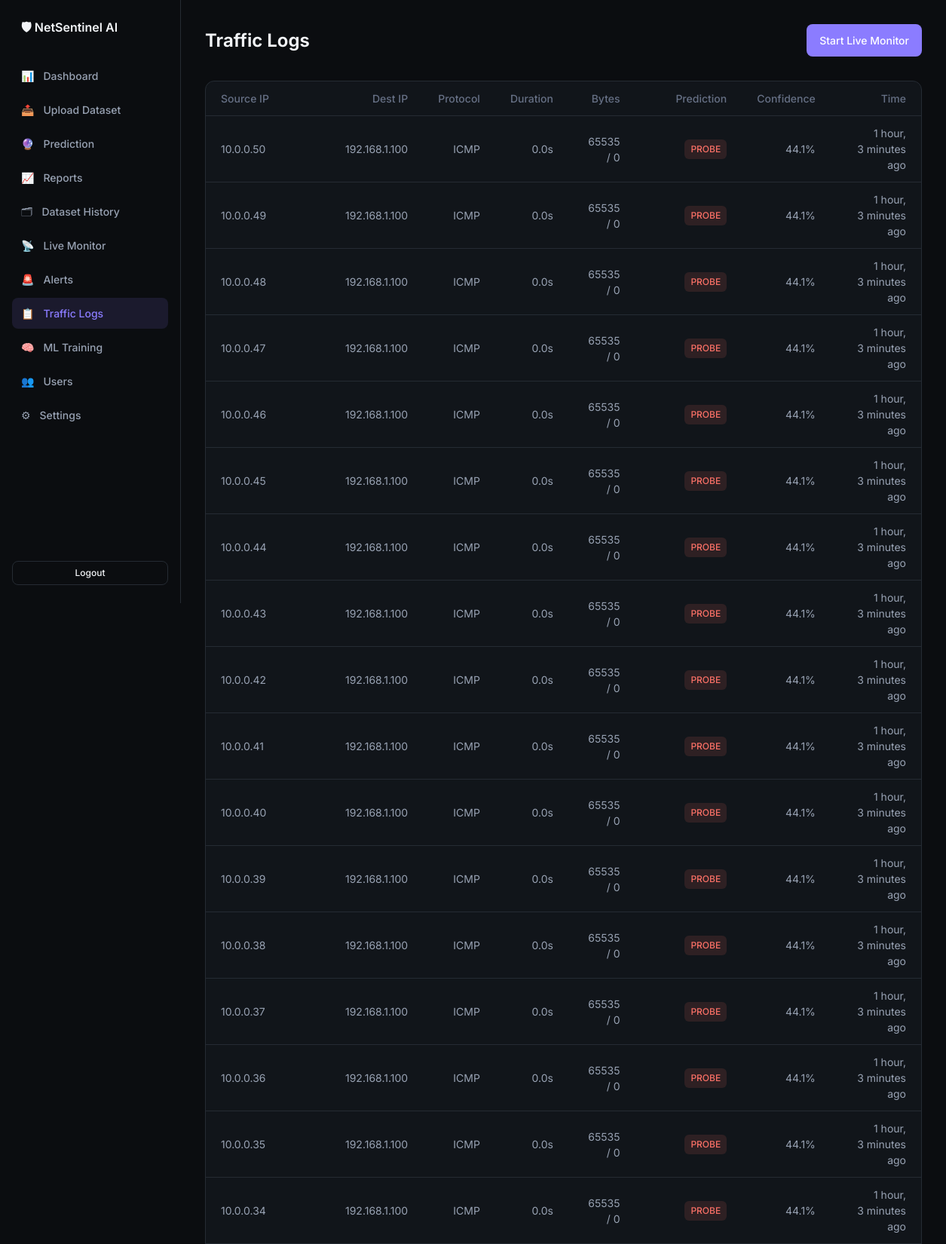
Page /logs/ (signed in, upper part) on the committed database.
### ids/models.py (models this page shows, shortened)
class TrafficLog(models.Model):
    source_ip = models.GenericIPAddressField()
    dest_ip = models.GenericIPAddressField()
    protocol = models.CharField(max_length=10, default="TCP")
    duration = models.FloatField(default=0.0)
    src_bytes = models.IntegerField(default=0)
    dst_bytes = models.IntegerField(default=0)
    prediction = models.CharField(max_length=50, default="normal")
    confidence = models.FloatField(default=0.0)
    created_at = models.DateTimeField(auto_now_add=True)
    class Meta:
        ordering = ["-created_at"]

### ids/views.py (the view)
# urls.py: path("logs/", views.logs_view, name="logs"),
@login_required
def logs_view(request):
    logs = TrafficLog.objects.all()[:200]
    return render(request, "ids/logs.html", {"logs": logs})

### templates/ids/logs.html (shortened to what this page needs)
{% extends "ids/base.html" %}
{% block content %}
<div class="topbar">
  <h1>Traffic Logs</h1>
  <a href="{% url 'monitor' %}" class="btn btn-primary">Start Live Monitor</a>
</div>
<div class="table-card">
  <table>
    <thead>
      <tr>
        <th>Source IP</th><th>Dest IP</th><th>Protocol</th>
        <th>Duration</th><th>Bytes</th><th>Prediction</th><th>Confidence</th><th>Time</th>
      </tr>
    </thead>
    <tbody>
      {% for log in logs %}
      <tr>
        <td>{{ log.source_ip }}</td>
        <td>{{ log.dest_ip }}</td>
        <td>{{ log.protocol }}</td>
        <td>{{ log.duration|floatformat:1 }}s</td>
        <td>{{ log.src_bytes }} / {{ log.dst_bytes }}</td>
        <td>
          {% if log.prediction == "normal" %}
          <span class="badge badge-normal">NORMAL</span>
          {% else %}
          <span class="badge badge-threat">{{ log.prediction|upper }}</span>
          {% endif %}
        </td>
        <td>{{ log.confidence|floatformat:1 }}%</td>
        <td>{{ log.created_at|timesince }} ago</td>
      </tr>
      {% empty %}
      <tr><td colspan="8" style="color:var(--muted);text-align:center;padding:2rem">No traffic logs. Run setup or start monitoring.</td></tr>
      {% endfor %}
    </tbody>
  </table>
</div>
{% endblock %}

### static/css/style.css (style rules this page uses)
:root { --bg: #0B0D10; --surface: #11151A; --surface-elevated: #171C22; --surface-subtle: #1B2128; --border: #252B33; --text-primary: #F2F4F7; --text-secondary: #98A2B3; --text-muted: #667085; --primary: #8B7CFF; --primary-hover: #A196FF; --primary-subtle: rgba(139, 124, 255, 0.12); --success: #32D583; --success-subtle: rgba(50, 213, 131, 0.12); --warning: #FDB022; --warning-subtle: rgba(253, 176, 34, 0.12); --error: #F97066; --error-subtle: rgba(249, 112, 102, 0.12); --info: #53B1FD; --info-subtle: rgba(83, 177, 253, 0.12); --surface2: var(--surface-subtle); --text: var(--text-primary); --muted: var(--text-muted); --accent: var(--primary); --accent2: var(--primary-hover); --danger: var(--error); --critical: var(--error); }
* { box-sizing: border-box; margin: 0; padding: 0; }
body { font-family: "Inter", system-ui, -apple-system, sans-serif; background: var(--bg); color: var(--text-primary); min-height: 100vh; line-height: 1.5; }
a { color: var(--primary); text-decoration: none; }
.topbar { display: flex; justify-content: space-between; align-items: center; margin-bottom: 32px; }
.topbar h1 { font-size: 24px; font-weight: 650; color: var(--text-primary); }
.stat-card, .chart-card, .table-card, .upload-panel, .monitor-panel, .prediction-summary, .traffic-tile, .auth-card { background: var(--surface); border: 1px solid var(--border); border-radius: 12px; }
.table-card { margin-bottom: 32px; overflow: hidden; }
table { width: 100%; border-collapse: collapse; }
th, td { padding: 12px 20px; text-align: left; font-size: 14px; }
th { color: var(--text-muted); font-weight: 500; border-bottom: 1px solid var(--border); height: 44px; }
td { border-bottom: 1px solid var(--border); height: 48px; color: var(--text-secondary); text-align: right; }
th { text-align: right; }
th:first-child, td:first-child { text-align: left; }
.badge { display: inline-block; padding: 4px 8px; border-radius: 6px; font-size: 12px; font-weight: 500; }
.badge-high, .badge-critical, .badge-threat, .badge-malicious { background: var(--error-subtle); color: var(--error); }
.btn { display: inline-flex; align-items: center; justify-content: center; gap: 8px; padding: 10px 16px; border-radius: 8px; border: 1px solid transparent; cursor: pointer; font-size: 14px; font-weight: 500; transition: all 150ms ease-out; text-decoration: none; }
.btn-primary { background: var(--primary); color: #FFFFFF; }

### rows in the picture
TrafficLog: source_ip "10.0.0.50", dest_ip "192.168.1.100", protocol "ICMP", duration "0.0", src_bytes "65535", dst_bytes "0", prediction "PROBE", confidence "44.1", created_at "1 hour, 3 minutes"
TrafficLog: source_ip "10.0.0.49", dest_ip "192.168.1.100", protocol "ICMP", duration "0.0", src_bytes "65535", dst_bytes "0", prediction "PROBE", confidence "44.1", created_at "1 hour, 3 minutes"
TrafficLog: source_ip "10.0.0.48", dest_ip "192.168.1.100", protocol "ICMP", duration "0.0", src_bytes "65535", dst_bytes "0", prediction "PROBE", confidence "44.1", created_at "1 hour, 3 minutes"
TrafficLog: source_ip "10.0.0.47", dest_ip "192.168.1.100", protocol "ICMP", duration "0.0", src_bytes "65535", dst_bytes "0", prediction "PROBE", confidence "44.1", created_at "1 hour, 3 minutes"
TrafficLog: source_ip "10.0.0.46", dest_ip "192.168.1.100", protocol "ICMP", duration "0.0", src_bytes "65535", dst_bytes "0", prediction "PROBE", confidence "44.1", created_at "1 hour, 3 minutes"
TrafficLog: source_ip "10.0.0.45", dest_ip "192.168.1.100", protocol "ICMP", duration "0.0", src_bytes "65535", dst_bytes "0", prediction "PROBE", confidence "44.1", created_at "1 hour, 3 minutes"
TrafficLog: source_ip "10.0.0.44", dest_ip "192.168.1.100", protocol "ICMP", duration "0.0", src_bytes "65535", dst_bytes "0", prediction "PROBE", confidence "44.1", created_at "1 hour, 3 minutes"
TrafficLog: source_ip "10.0.0.43", dest_ip "192.168.1.100", protocol "ICMP", duration "0.0", src_bytes "65535", dst_bytes "0", prediction "PROBE", confidence "44.1", created_at "1 hour, 3 minutes"
TrafficLog: source_ip "10.0.0.42", dest_ip "192.168.1.100", protocol "ICMP", duration "0.0", src_bytes "65535", dst_bytes "0", prediction "PROBE", confidence "44.1", created_at "1 hour, 3 minutes"
TrafficLog: source_ip "10.0.0.41", dest_ip "192.168.1.100", protocol "ICMP", duration "0.0", src_bytes "65535", dst_bytes "0", prediction "PROBE", confidence "44.1", created_at "1 hour, 3 minutes"
TrafficLog: source_ip "10.0.0.40", dest_ip "192.168.1.100", protocol "ICMP", duration "0.0", src_bytes "65535", dst_bytes "0", prediction "PROBE", confidence "44.1", created_at "1 hour, 3 minutes"
TrafficLog: source_ip "10.0.0.39", dest_ip "192.168.1.100", protocol "ICMP", duration "0.0", src_bytes "65535", dst_bytes "0", prediction "PROBE", confidence "44.1", created_at "1 hour, 3 minutes"
TrafficLog: source_ip "10.0.0.38", dest_ip "192.168.1.100", protocol "ICMP", duration "0.0", src_bytes "65535", dst_bytes "0", prediction "PROBE", confidence "44.1", created_at "1 hour, 3 minutes"
TrafficLog: source_ip "10.0.0.37", dest_ip "192.168.1.100", protocol "ICMP", duration "0.0", src_bytes "65535", dst_bytes "0", prediction "PROBE", confidence "44.1", created_at "1 hour, 3 minutes"
TrafficLog: source_ip "10.0.0.36", dest_ip "192.168.1.100", protocol "ICMP", duration "0.0", src_bytes "65535", dst_bytes "0", prediction "PROBE", confidence "44.1", created_at "1 hour, 3 minutes"
TrafficLog: source_ip "10.0.0.35", dest_ip "192.168.1.100", protocol "ICMP", duration "0.0", src_bytes "65535", dst_bytes "0", prediction "PROBE", confidence "44.1", created_at "1 hour, 3 minutes"
TrafficLog: source_ip "10.0.0.34", dest_ip "192.168.1.100", protocol "ICMP", duration "0.0", src_bytes "65535", dst_bytes "0", prediction "PROBE", confidence "44.1", created_at "1 hour, 3 minutes"
